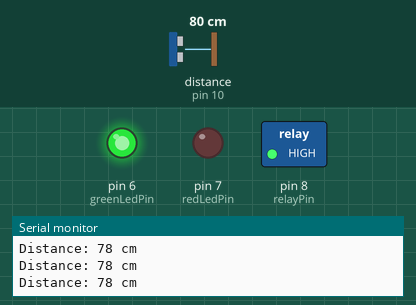
Recording of a sketch running on a simulated Arduino Uno, built with avr-gcc and run on an emulated ATmega328P. Shown: switched loads named in the sketch (green lamp = pin HIGH), output pins drawn as LEDs (lit = HIGH), the last lines printed to the serial monitor. Wiring (inferred from the names in the program): ultrasonic range finder: trigger pin 9; echo pin 10. Inputs (shaded band) come from the test bench; at power-on: distance to the obstacle (sensor on pin 10) 80 cm. The echo pulse lasts 58.3 µs per cm; pins used as bus, display or sensor lines are not drawn.

Above: at 1.2 s.
1.3 s: distance to the obstacle (sensor on pin 10) set to 100 cm
2.8 s: distance to the obstacle (sensor on pin 10) set to 105 cm
At 3.6 s:
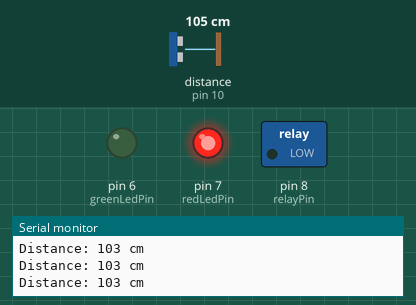
4.3 s: distance to the obstacle (sensor on pin 10) set to 9 cm
At 5.6 s:
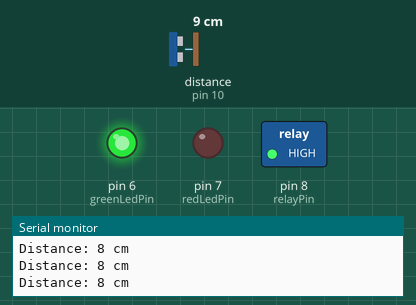
5.9 s: distance to the obstacle (sensor on pin 10) set to 7 cm
7.4 s: distance to the obstacle (sensor on pin 10) set to 4 cm
At 8.8 s:
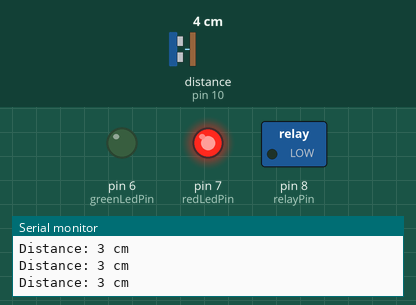
9.1 s: distance to the obstacle (sensor on pin 10) set to 18 cm
At 10.5 s:
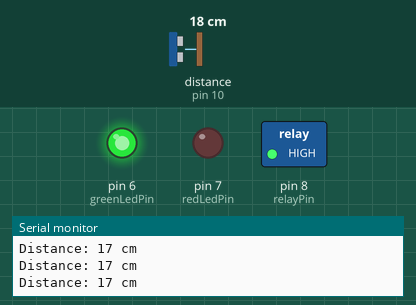
Timing chart, 0 to 11.7 s (numbered marks = the images above; inputs shaded):
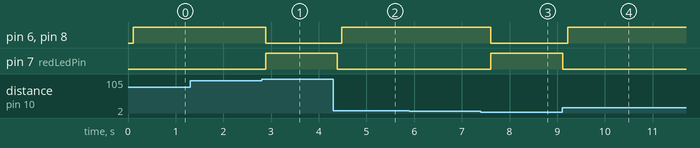

Measured:
- the behaviour switches between 102 and 103 cm on distance to the obstacle (sensor on pin 10) (found by bisection; images 0 and 1)
- the behaviour switches between 6 and 5 cm on distance to the obstacle (sensor on pin 10) (found by bisection; images 2 and 3)
- after the input at 2.8 s, pin 6 (greenLedPin), pin 8 (relayPin): HIGH → LOW after 0.09 s; pin 7 (redLedPin): LOW → HIGH after 0.09 s
- after the input at 4.3 s, pin 6 (greenLedPin), pin 8 (relayPin): LOW → HIGH after 0.18 s; pin 7 (redLedPin): HIGH → LOW after 0.08 s
- after the input at 7.4 s, pin 6 (greenLedPin), pin 8 (relayPin): HIGH → LOW after 0.20 s; pin 7 (redLedPin): LOW → HIGH after 0.20 s
- after the input at 9.1 s, pin 6 (greenLedPin), pin 8 (relayPin): LOW → HIGH after 0.12 s; pin 7 (redLedPin): HIGH → LOW at once

The sketch:

ML.ino
```cpp
// Define pins
const int trigPin = 9;
const int echoPin = 10;
const int redLedPin = 7;
const int greenLedPin = 6;
const int relayPin = 8; // Define the pin connected to the relay

// Define constants
const int maxDistance = 100; // Maximum distance in centimeters
const int minDistance = 5;   // Minimum distance in centimeters

void setup() {
  // Initialize serial communication
  Serial.begin(9600);

  // Initialize pins
  pinMode(trigPin, OUTPUT);
  pinMode(echoPin, INPUT);
  pinMode(redLedPin, OUTPUT);
  pinMode(greenLedPin, OUTPUT);
  pinMode(relayPin, OUTPUT); // Set relay pin as output
}

void loop() {
  int distance = measureDistance(trigPin, echoPin, redLedPin, greenLedPin, minDistance, maxDistance);
  // You can do something with the measured distance here if needed
}

int measureDistance(int trigPin, int echoPin, int redLedPin, int greenLedPin, int minDistance, int maxDistance) {
  // Trigger the ultrasonic sensor
  digitalWrite(trigPin, LOW);
  delayMicroseconds(2);
  digitalWrite(trigPin, HIGH);

  // Short delay before reading the echo pulse
  delayMicroseconds(10);

  digitalWrite(trigPin, LOW);

  // Read the echo pulse
  long duration = pulseIn(echoPin, HIGH);

  // Calculate distance in centimeters
  int distance = duration * 0.034 / 2;

  // Print distance to serial monitor
  Serial.print("Distance: ");
  Serial.print(distance);
  Serial.println(" cm");

  // Check distance and control LEDs
  if (distance >= minDistance && distance <= maxDistance) {
    // Within range
    digitalWrite(redLedPin, LOW);    // Turn off red LED
    delay(100); // Delay between turning off red and turning on green
    digitalWrite(greenLedPin, HIGH); // Turn on green LED

    // Turn on relay
    digitalWrite(relayPin, HIGH);
  } else {
    // Out of range
    digitalWrite(redLedPin, HIGH);   // Turn on red LED
    digitalWrite(greenLedPin, LOW);  // Turn off green LED

    // Turn off relay
    digitalWrite(relayPin, LOW);
  }

  // Short delay for stability
  delay(100);

  return distance;
}
```
